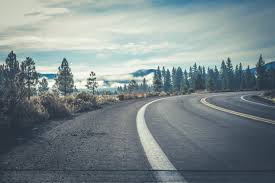
#> input picture OpenCV things/images/road4.jpeg, 275 x 183 px
$ python -i lab4_2.py   (imports and definitions only)
#> lines starting #> are read from the running program, lines starting #| are printed output that depends on the picture; after the words box and inside, x2 and y2 are one past the last pixel; in counts of white or black regions, pixels touching at a corner belong together
#> further down, picture is the input picture: shape (183, 275, 3); mean B, G, R 139.1, 136.9, 124.1
import cv2
import numpy as np

ref_point = []
cropped_img = None
original_image = None


def click_and_crop(event, x, y, flags, param):
    global ref_point, cropped_img, original_image

    if event == cv2.EVENT_LBUTTONDOWN:  # Клик мыши - начальная точка
        ref_point = [(x, y)]

    elif event == cv2.EVENT_LBUTTONUP:  # Отпускание мыши - конечная точка
        ref_point.append((x, y))
        cv2.rectangle(param, ref_point[0], ref_point[1], (0, 255, 0), 2)
        cv2.imshow("Road Turn Detection", param)

        x1, y1 = ref_point[0]
        x2, y2 = ref_point[1]
        cropped_img = param[y1:y2, x1:x2]

        detect_road_turn(cropped_img)


def detect_road_turn(img):
    """
    Детекция поворота дороги на основе анализа линий в выделенной области.
    """
    global original_image

    if img is None or img.size == 0:
        print("Ошибка: область не была выделена корректно.")
        return

    gray = cv2.cvtColor(img, cv2.COLOR_BGR2GRAY)
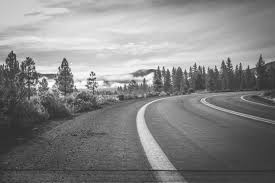
#> gray: shape (183, 275); min 34, max 254, mean 133.3
    blurred = cv2.GaussianBlur(gray, (5, 5), 0)
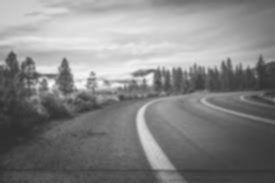
#> blurred: shape (183, 275); min 46, max 247, mean 133.3
    edges = cv2.Canny(blurred, 50, 150)
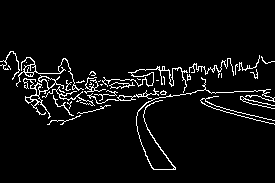
#> edges: shape (183, 275); 5.2% white in thin lines or dots, all inside (x1, y1, x2, y2) = (0, 51, 275, 170)
    lines = cv2.HoughLinesP(edges, 1, np.pi / 180, threshold=50, minLineLength=50, maxLineGap=10)
#> lines = 20 rows, first 6: [111, 87, 190, 76], [211, 107, 274, 124], [119, 96, 191, 93], [137, 76, 270, 62], [153, 76, 220, 70], [137, 78, 189, 74]

    left_angles = []
    right_angles = []

    if lines is not None:
        for line in lines:
            x1, y1, x2, y2 = line[0]
            angle = np.degrees(np.arctan2(y2 - y1, x2 - x1))

            if -45 < angle < -10:  # Линия наклонена вправо
                left_angles.append(angle)
                cv2.line(img, (x1, y1), (x2, y2), (0, 0, 255), 2)
            elif 10 < angle < 45:  # Линия наклонена влево
                right_angles.append(angle)
                cv2.line(img, (x1, y1), (x2, y2), (255, 0, 0), 2)
#> this loop made 20 passes
#> (x1, y1, x2, y2, angle) on passes 1 to 12: (111, 87, 190, 76, -7.93), (211, 107, 274, 124, 15.1), (119, 96, 191, 93, -2.39), (137, 76, 270, 62, -6.01), (153, 76, 220, 70, -5.12), (137, 78, 189, 74, -4.4), (73, 79, 148, 86, 5.33), (83, 103, 135, 99, -4.4), (66, 93, 123, 95, 2.01), (24, 87, 99, 91, 3.05), (27, 87, 105, 79, -5.86), (55, 103, 119, 99, -3.58)
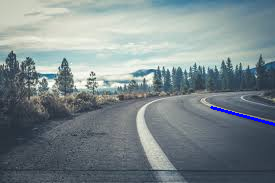
#> img: shape (183, 275, 3); 0.38% of pixels changed, all inside (x1, y1, x2, y2) = (210, 106, 275, 126)
#> after the loop, left_angles = []; right_angles = [15.1]

    # Определяем направление поворота
    if len(left_angles) > len(right_angles) * 1.5:
        turn = "Left Turn"
    elif len(right_angles) > len(left_angles) * 1.5:
        turn = "Right Turn"
    else:
        turn = "Straight Road"

    # Генерируем информацию об углах и расчетах
    left_mean_angle = np.mean(left_angles) if left_angles else 0
#> left_mean_angle = 0
    right_mean_angle = np.mean(right_angles) if right_angles else 0
#> right_mean_angle = 15.1
    debug_info = f"Left Mean Angle: {left_mean_angle:.2f}\nRight Mean Angle: {right_mean_angle:.2f}"

    cv2.putText(img, f"Turn: {turn}", (10, 30), cv2.FONT_HERSHEY_SIMPLEX, 1, (255, 255, 255), 2)
    cv2.putText(img, debug_info, (10, 60), cv2.FONT_HERSHEY_SIMPLEX, 0.6, (255, 255, 255), 1)
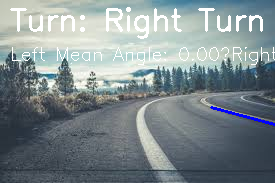
#> img: shape (183, 275, 3); mean B, G, R 142.5, 139, 126.9
    cv2.imshow("Detected Area", img)


def clear_image():
    global original_image
    cv2.imshow("Road Turn Detection", original_image.copy())


image_path = "road4.jpeg"
# [1 line not run here, left out]
# [1 line that did not run here, left out]
# [11 lines not run here, left out]

>>> import cv2
>>> picture = cv2.imread('images/road4.jpeg')
>>> result = detect_road_turn(picture)

$ run again, on OpenCV things/images/road3.jpeg
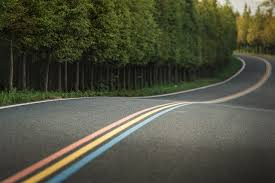
#> input picture OpenCV things/images/road3.jpeg, 275 x 183 px
#> picture is the input picture: shape (183, 275, 3); mean B, G, R 63, 80.1, 78.4
#> in detect_road_turn, `edges = cv2.Canny(blurred, 50, 150)`:
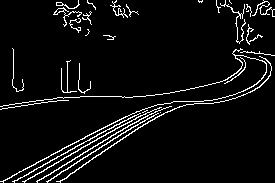
#> edges: shape (183, 275); 5.6% white in thin lines or dots
#> lines = [[36, 181, 166, 103], [14, 181, 149, 107], [1, 181, 121, 118], [46, 181, 175, 101], [24, 181, 127, 122], [57, 97, 124, 96], [59, 181, 150, 120], [179, 106, 232, 95], [77, 161, 133, 126], [97, 138, 155, 109]]
#> the loop in detect_road_turn, `for line in lines:` made 10 passes
#> (x1, y1, x2, y2, angle) on passes 1 to 8: (36, 181, 166, 103, -30.96), (14, 181, 149, 107, -28.73), (1, 181, 121, 118, -27.7), (46, 181, 175, 101, -31.81), (24, 181, 127, 122, -29.8), (57, 97, 124, 96, -0.855), (59, 181, 150, 120, -33.84), (179, 106, 232, 95, -11.73)
#> after the loop in detect_road_turn, `for line in lines:`: left_angles = [-30.96, -28.73, -27.7, -31.81, -29.8, -33.84, -11.73, -32.01, -26.57]; right_angles = []
#> left_mean_angle = -28.13
#> right_mean_angle = 0
#> in detect_road_turn, `cv2.putText(img, debug_info, (10, 60), cv2.FONT_HERSHEY_SIMPLEX, 0.6, ..`:
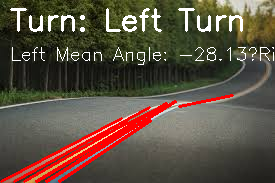
#> img: shape (183, 275, 3); mean B, G, R 64.6, 79.5, 91.5

$ run again, on OpenCV things/images/city3.jpeg
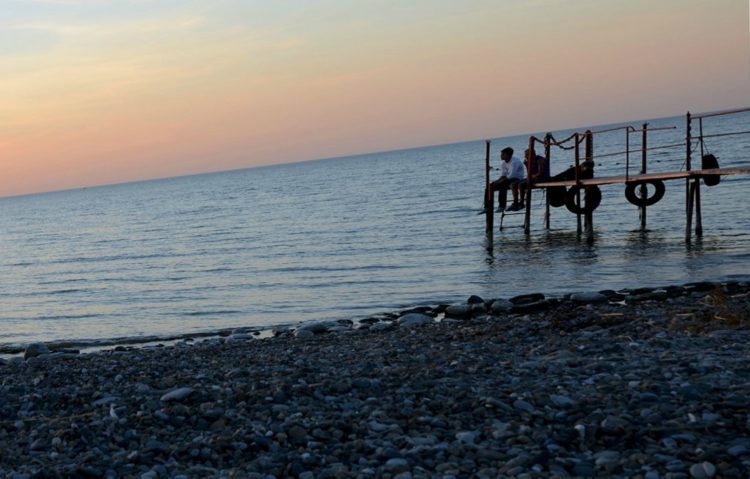
#> input picture OpenCV things/images/city3.jpeg, 1500 x 957 px (shown at 1/2 size)
#> picture is the input picture: shape (957, 1500, 3); mean B, G, R 110.6, 109.9, 107.2
#> in detect_road_turn, `edges = cv2.Canny(blurred, 50, 150)`:
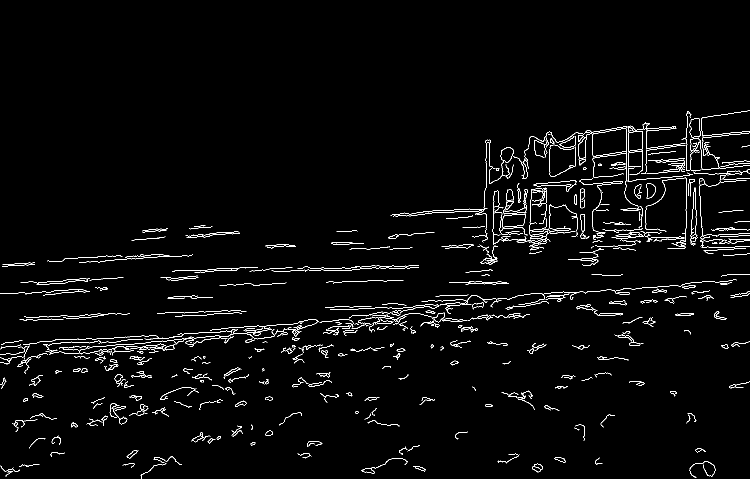
#> edges: shape (957, 1500) (shown at 1/2 size); 2.3% white in thin lines or dots, all inside (x1, y1, x2, y2) = (0, 221, 1500, 957)
#> lines = 84 rows, first 6: [697, 650, 751, 647], [460, 669, 530, 661], [942, 636, 1032, 631], [173, 695, 351, 679], [633, 644, 691, 638], [183, 677, 312, 671]
#> the loop in detect_road_turn, `for line in lines:` made 84 passes
#> (x1, y1, x2, y2, angle) on passes 1 to 8: (697, 650, 751, 647, -3.18), (460, 669, 530, 661, -6.52), (942, 636, 1032, 631, -3.18), (173, 695, 351, 679, -5.14), (633, 644, 691, 638, -5.91), (183, 677, 312, 671, -2.66), (410, 665, 471, 661, -3.75), (1343, 478, 1404, 473, -4.69)
#> after the loop in detect_road_turn, `for line in lines:`: left_angles = [-12.77, -19.9, -16.39, -16.29, -20.9, -21.45, -29.66, -23.59, -24.66, -10.3, -17.78, -24.78]; right_angles = []
#> left_mean_angle = -19.87
#> right_mean_angle = 0
#> in detect_road_turn, `cv2.putText(img, debug_info, (10, 60), cv2.FONT_HERSHEY_SIMPLEX, 0.6, ..`:
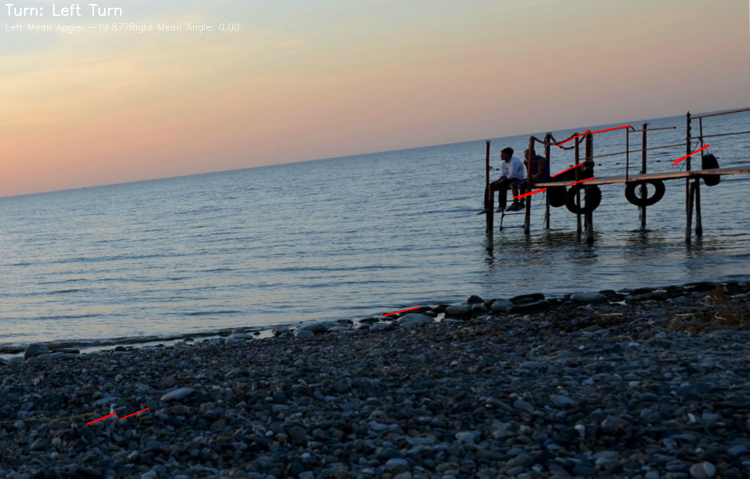
#> img: shape (957, 1500, 3) (shown at 1/2 size); mean B, G, R 110.5, 109.8, 107.6
